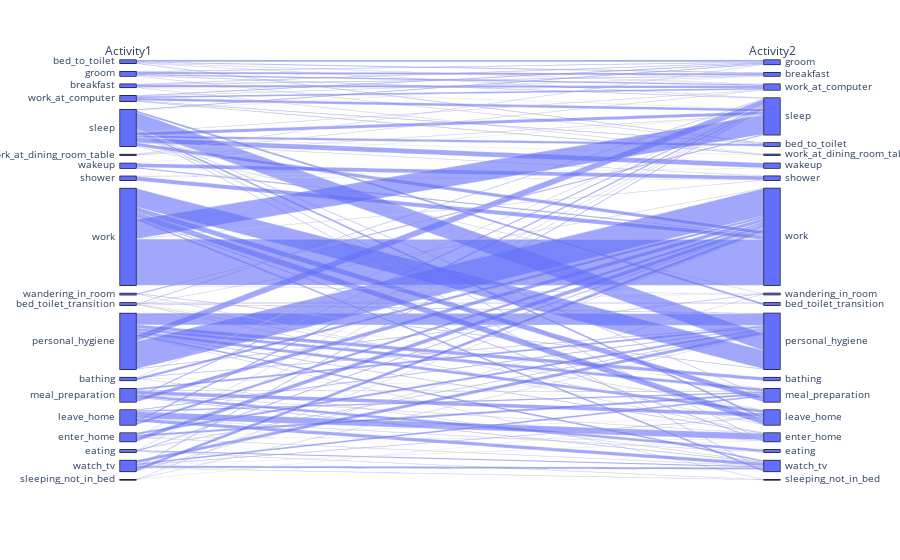

Notebook cell for this chart:
### Code cell
dseq1 = pd.DataFrame(sequential_sets1, columns = ['Activity1', 'Activity2'])
fig = px.parallel_categories(dseq1, )
fig.show()

### Figure 1 — Plotly figure (JSON) as saved in the notebook; plotly's stock layout.template omitted (floating-point values rounded to 4 significant figures; data arrays with more than 128 entries replaced by an {"elided": "..."} marker saying what was removed)
{"data": [{"dimensions": [{"label": "Activity1", "values": {"elided": "2701 str values"}}, {"label": "Activity2", "values": {"elided": "2701 str values"}}], "domain": {"x": [0, 1], "y": [0, 1]}, "name": "", "type": "parcats"}], "layout": {"legend": {"tracegroupgap": 0}, "margin": {"t": 60}}}
